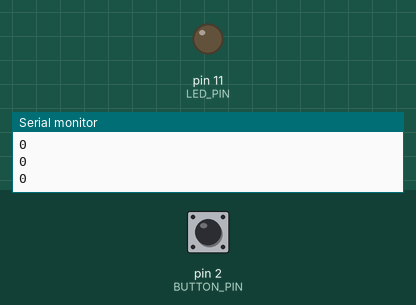
Recording of a sketch running on a simulated Arduino Uno, built with avr-gcc and run on an emulated ATmega328P. On the bench: output pins drawn as LEDs (lit = HIGH), the last lines printed to the serial monitor. The inputs (shaded band) are chosen by the test bench; at power-on: pin 2 (BUTTON_PIN) LOW.

Above: at 1.2 s.
1.3 s: pin 2 (BUTTON_PIN) pulled HIGH for 0.15 s
At 1.4 s:
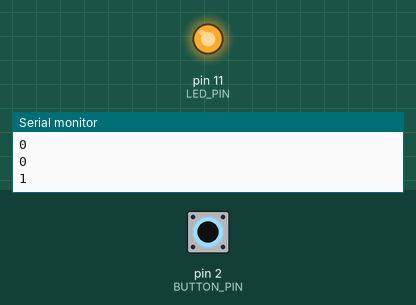
3.0 s: pin 2 (BUTTON_PIN) pulled HIGH for 3.2 s
At 6.5 s:
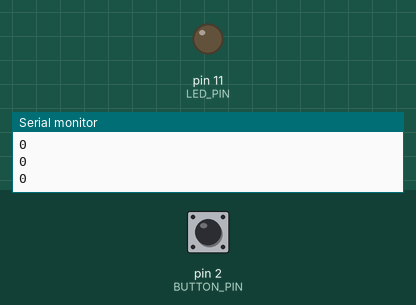
Timing chart, 0 to 8.0 s (numbered marks = the images above; inputs shaded):
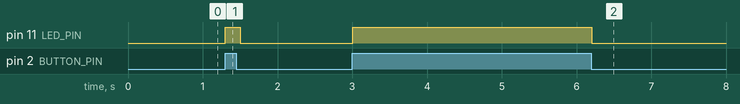

Measured:
- after the input at 1.3 s, pin 11 (LED_PIN): LOW → HIGH at once, → LOW 0.20 s later
- after the input at 3.0 s, pin 11 (LED_PIN): LOW → HIGH at once, → LOW 3.2 s later

The sketch:

Read_Digital_INPUT.ino
```cpp
// C++ code
#define BUTTON_PIN 2
#define LED_PIN 11

void setup()
{
  Serial.begin(9600);
  pinMode(BUTTON_PIN, INPUT);
}

void loop()
{
  Serial.println(digitalRead(BUTTON_PIN));
  if(digitalRead(BUTTON_PIN)) {
    analogWrite(LED_PIN, 255);
  }else {
    analogWrite(LED_PIN, 0);
  }
  delay(100);
}
```
